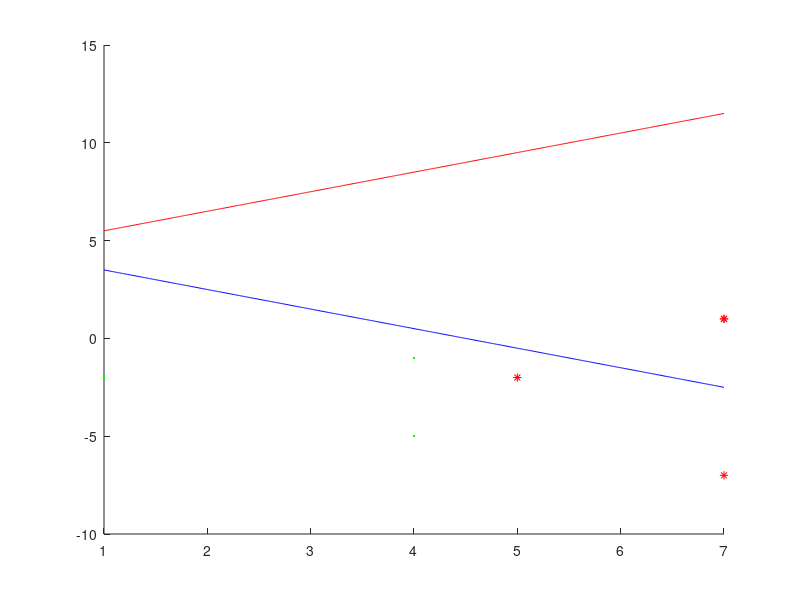

This figure's MATLAB source:
function homework1_2()
clear;clc;
x=[1,0;
    0,1;
    0,-1;
    -1,0;
    0,2;
    0,-2;
    -2,0];
x=[x(:,2).^2-2*x(:,1)+3,x(:,1).^2-2*x(:,2)-3;];
x
y=[-1;-1;-1;+1;+1;+1;+1];
figure(1)
hold on
positive =[y==1];
for i=1:length(positive)
    if positive(i) ==1
        plot(x(i,1),x(i,2),'*r')
        hold on
    else
        plot(x(i,1),x(i,2),'.g')
        hold on
    end
end

xx=[1:0.01:7];
yy=4.5+xx;
plot(xx,yy,'-r')
hold on
yy=4.5-xx;
plot(xx,yy,'-b')
yy=4.5;
plot(xx,yy,'-y')
yy=xx;
xx=4.5;
plot(xx,yy,'-g')
    